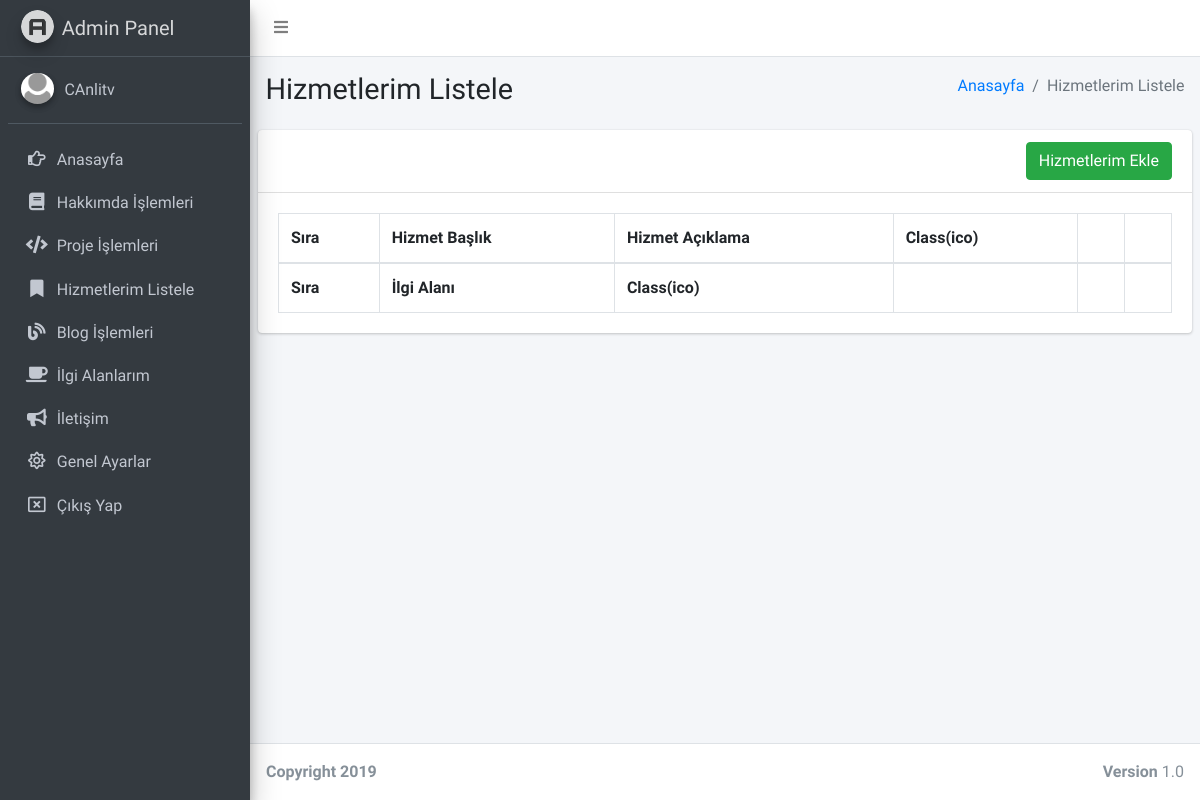
/admin/sayfalar/hizmet-listele.php (signed in), run on an earlier commit of the app's database.
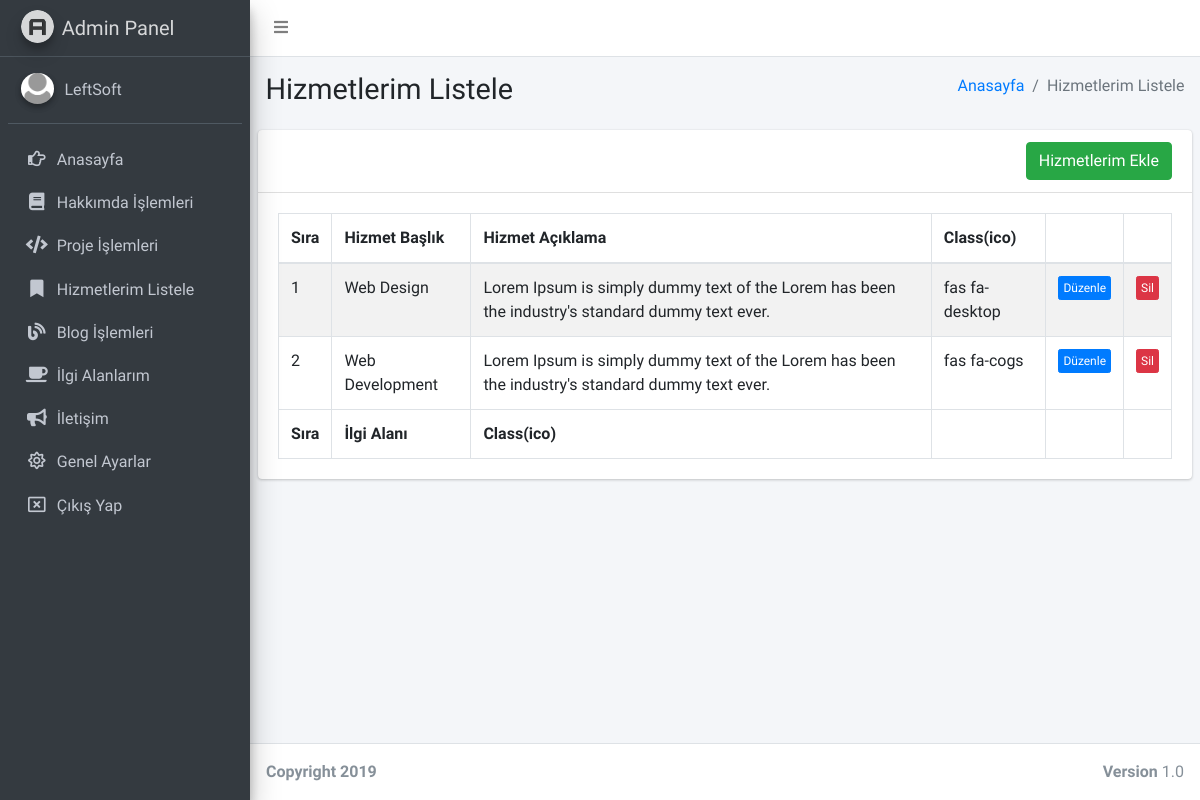
And on a later commit of the database.
### tables this page shows
CREATE TABLE `kullanici` (
  `kullanici_id` int(11) NOT NULL,
  `kullanici_mail` varchar(100) NOT NULL,
  `kullanici_password` varchar(50) NOT NULL,
  `kullanici_ad` varchar(50) NOT NULL
);

CREATE TABLE `hizmetlerim` (
  `hizmet_id` int(11) NOT NULL,
  `hizmet_baslik` text NOT NULL,
  `hizmet_aciklama` text NOT NULL,
  `hizmet_fa` text NOT NULL
);

### admin/sayfalar/hizmet-listele.php (the view, shortened to what the changed rows need)
<?php
include 'header.php';
$hakkimdasor=$db->prepare("SELECT * FROM hizmetlerim order by hizmet_id");
$hakkimdasor->execute();
?>
  <div class="content-wrapper">
    <section class="content-header">
      <div class="container-fluid">
        <div class="row mb-2">
          <div class="col-sm-6">
            <h1>Hizmetlerim Listele</h1>
          </div>
        </div>
      </div>
    </section>
    <section class="content">
      <div class="row">
        <div class="col-12">
          <div class="card">
            <div class="card-body">
              <table id="example1" class="table table-bordered table-striped">
                <thead>
                <tr>
                   <th>Sıra</th>
                  <th>Hizmet Başlık</th>
                  <th>Hizmet Açıklama</th>
                  <th>Class(ico)</th>
                  <th></th>
               <th></th>
                </tr>
                </thead>
                <tbody>
                  <?php
                $say=0;
                while($hakkimdacek=$hakkimdasor->fetch(PDO::FETCH_ASSOC)) { $say++?>
                <tr>
                  <td><?php echo $say ?></td>
                  <td><?php echo $hakkimdacek['hizmet_baslik']; ?></td>
                  <td><?php echo $hakkimdacek['hizmet_aciklama']; ?></td>
                  <td><?php echo $hakkimdacek['hizmet_fa']; ?></td>
                   <td><center><a href="hizmet-duzenle.php?hizmet_id=<?php echo $hakkimdacek['hizmet_id']; ?>"><button class="btn btn-primary btn-xs">Düzenle</button></a></center></td>
                   <td><center><a href="../ayar/islem.php?hizmet_id=<?php echo $hakkimdacek['hizmet_id']; ?>&hizmetsil=ok"><button class="btn btn-danger btn-xs">Sil</button></a></center></td>
                </tr>
                 <?php  }
          ?>
                </tbody>
                <tfoot>
                <tr>
                    <th>Sıra</th>
                  <th>İlgi Alanı</th>
                  <th>Class(ico)</th>
                  <th></th>
                 <th></th>
                </tr>
                </tfoot>
              </table>
            </div>
          </div>
        </div>
      </div>
    </section>
  </div>
</div>
</body>
</html>

### admin/sayfalar/header.php (shortened to what the changed rows need)
<?php
include '../../baglan.php';
$kullanicisor=$db->prepare("SELECT * FROM kullanici where kullanici_mail=:mail");
$kullanicisor->execute(array(
  'mail' => $_SESSION['kullanici_mail']
  ));
$kullanicicek=$kullanicisor->fetch(PDO::FETCH_ASSOC);
?>
<!DOCTYPE html>
<html>
<head>
  <link rel="stylesheet" href="https://code.ionicframework.com/ionicons/2.0.1/css/ionicons.min.css">
  <link rel="stylesheet" href="../plugins/fontawesome-free/css/all.min.css">
  <link rel="stylesheet" href="https://code.ionicframework.com/ionicons/2.0.1/css/ionicons.min.css">
  <link rel="stylesheet" href="../plugins/tempusdominus-bootstrap-4/css/tempusdominus-bootstrap-4.min.css">
  <link rel="stylesheet" href="../plugins/icheck-bootstrap/icheck-bootstrap.min.css">
  <link rel="stylesheet" href="../plugins/jqvmap/jqvmap.min.css">
  <link rel="stylesheet" href="../dist/css/adminlte.min.css">
  <link rel="stylesheet" href="../plugins/overlayScrollbars/css/OverlayScrollbars.min.css">
  <link rel="stylesheet" href="../plugins/daterangepicker/daterangepicker.css">
  <link rel="stylesheet" href="../plugins/summernote/summernote-bs4.css">
  <link rel="stylesheet" href="../plugins/datatables-bs4/css/dataTables.bootstrap4.css">
</head>
<body class="hold-transition sidebar-mini layout-fixed">
<div class="wrapper">
  <aside class="main-sidebar sidebar-dark-primary elevation-4">
    <div class="sidebar">
      <div class="user-panel mt-3 pb-3 mb-3 d-flex">
        <div class="info">
          <a href="#" class="d-block"><?php echo $kullanicicek['kullanici_ad']; ?></a>
        </div>
      </div>
    </div>
  </aside>

What changed in the data, as far as the page shows it:
changed kullanici: kullanici_ad "CAnlitv" → "LeftSoft"
added hizmetlerim: hizmet_baslik "Web Design", hizmet_aciklama "Lorem Ipsum is simply dummy text of the Lorem has been the industry's standard dummy text ever.", hizmet_fa "fas fa-desktop"
added hizmetlerim: hizmet_baslik "Web Development", hizmet_aciklama "Lorem Ipsum is simply dummy text of the Lorem has been the industry's standard dummy text ever.", hizmet_fa "fas fa-cogs"
